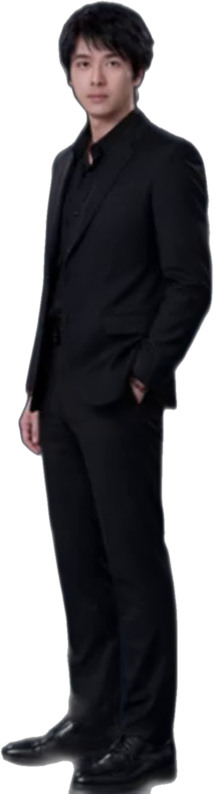
#> input picture video/assets/body_a45.png, 427 x 1588 px (shown at 1/2 size)
$ python extract_sheet.py assets/body_a45.png
#> lines starting #> are read from the running program, lines starting #| are printed output that depends on the picture
"""Pull the four full-body views out of the 潔米爸 character model sheet.

The sheet lays out 正面 / 側面 / 背面 / 45度角 across the top panel. Matting them
is awkward because the suit is near-black against a near-black navy card, so
rembg leaves the card showing through gaps between the legs and under the arms.

The fix is a colour key run after the matte: the card is navy (blue channel well
above red) while the suit is neutral (blue ≈ red), so `blue - red` separates them
cleanly where luminance alone cannot.
"""

import os

import numpy as np
from PIL import Image, ImageFilter
from rembg import remove, new_session

HERE = os.path.dirname(os.path.abspath(__file__))
ASSETS = os.path.join(HERE, "assets")

# Panel centres on the 1080-wide sheet, measured from the view labels.
VIEWS = [("front", 388), ("a45", 972), ("side", 585), ("back", 780)]
PANEL_HALF = 95
TOP, BOTTOM = 104, 640
UPSAMPLE = 3


# [87 lines left out: functions key_navy, close_holes, keep_wide_runs, clean, not called in this run]


def extract(sheet_path, out_dir=ASSETS):
#> called with sheet_path = 'assets/body_a45.png', out_dir = 'video/assets'
    im = Image.open(sheet_path).convert("RGB")
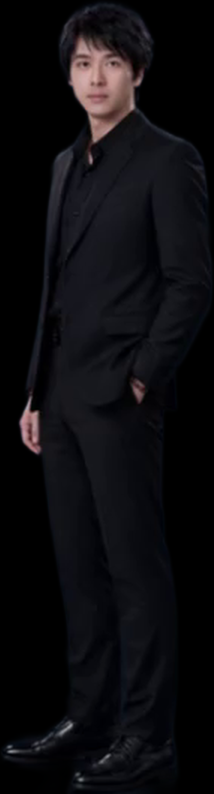
#> im: PIL image 427x1588 RGB (shown at 1/2 size); mean R, G, B 13.1, 12.3, 15.2
    # isnet-general-use, not u2net: on this sheet u2net swallows the navy card
    # between the ankles into the silhouette (gap opacity 209/255 vs isnet's 114),
    # and u2net_human_seg is worse still (254) — it fills the gap solid.
    session = new_session("isnet-general-use")
    made = {}
    for name, cx in VIEWS:
        panel = im.crop((cx - PANEL_HALF, TOP, cx + PANEL_HALF, BOTTOM))
        panel = panel.resize((panel.width * UPSAMPLE, panel.height * UPSAMPLE), Image.LANCZOS)
        # No alpha matting here: on a near-black suit against a near-black card
        # the matte's foreground estimation washes the edge out into a pale halo
        # that survives the key. A hard mask plus a light feather is cleaner.
        cut = remove(panel, session=session, alpha_matting=False)
        cut = clean(keep_wide_runs(close_holes(key_navy(cut), radius=1)))
        cut = cut.crop(cut.getbbox())
        path = os.path.join(out_dir, "body_%s.png" % name)
        cut.save(path)
        made[name] = cut.size
    return made


if __name__ == "__main__":
    import sys
    print(extract(sys.argv[1]))
#> (the call stopped at in extract, `session = new_session("isnet-general-use")`: rembg is not available in this run)

$ run again, on video/assets/body_front.png
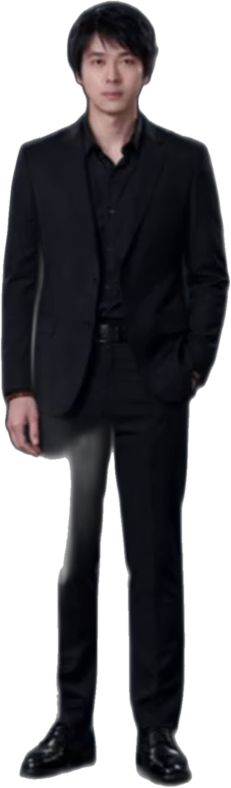
#> input picture video/assets/body_front.png, 462 x 1575 px (shown at 1/2 size)
#> in extract, `im = Image.open(sheet_path).convert("RGB")`:
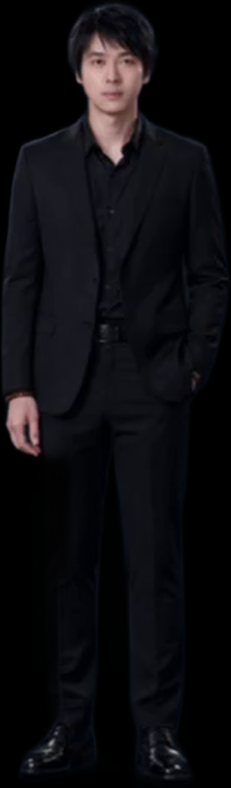
#> im: PIL image 462x1575 RGB (shown at 1/2 size); mean R, G, B 14.1, 13, 16.2

$ run again, on video/assets/body_side.png
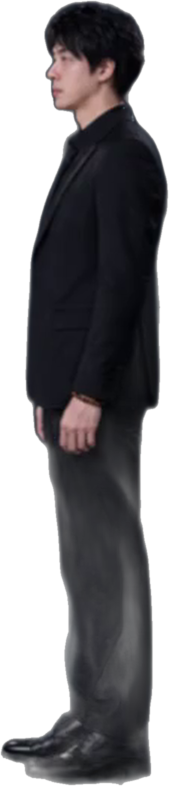
#> input picture video/assets/body_side.png, 338 x 1572 px (shown at 1/2 size)
#> in extract, `im = Image.open(sheet_path).convert("RGB")`:
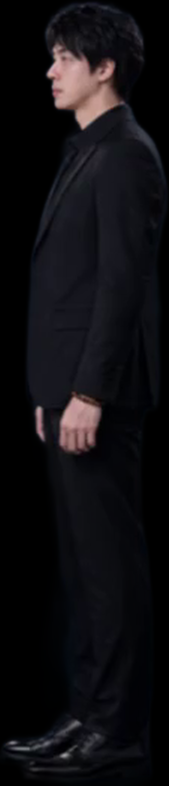
#> im: PIL image 338x1572 RGB (shown at 1/2 size); mean R, G, B 15.5, 14.2, 17.2

$ run again, on video/assets/g1.png
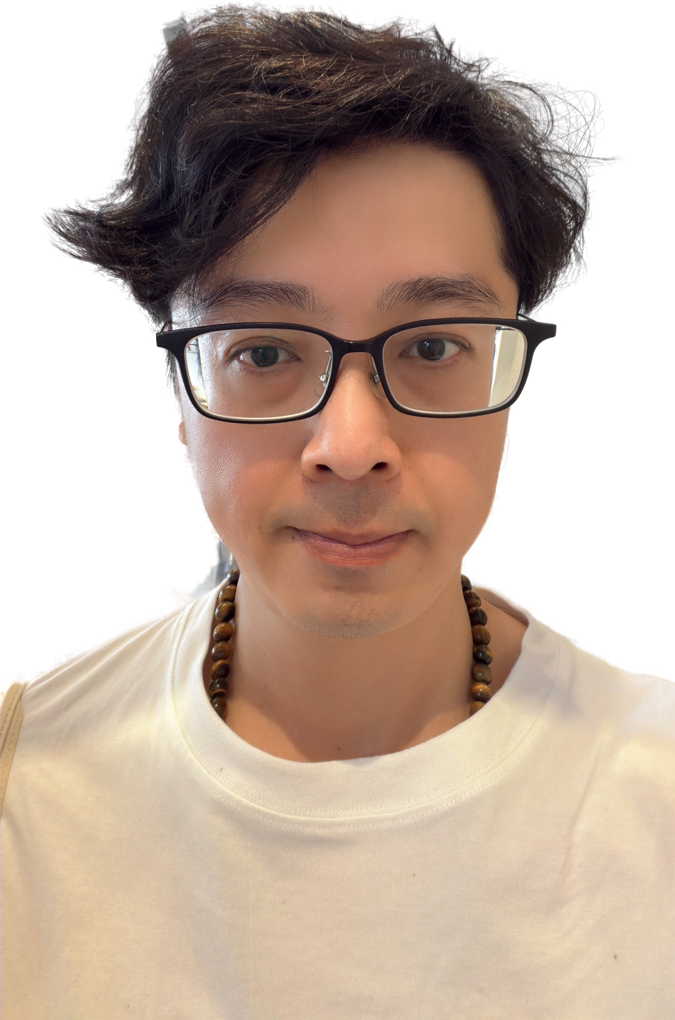
#> input picture video/assets/g1.png, 675 x 1020 px
#> in extract, `im = Image.open(sheet_path).convert("RGB")`:
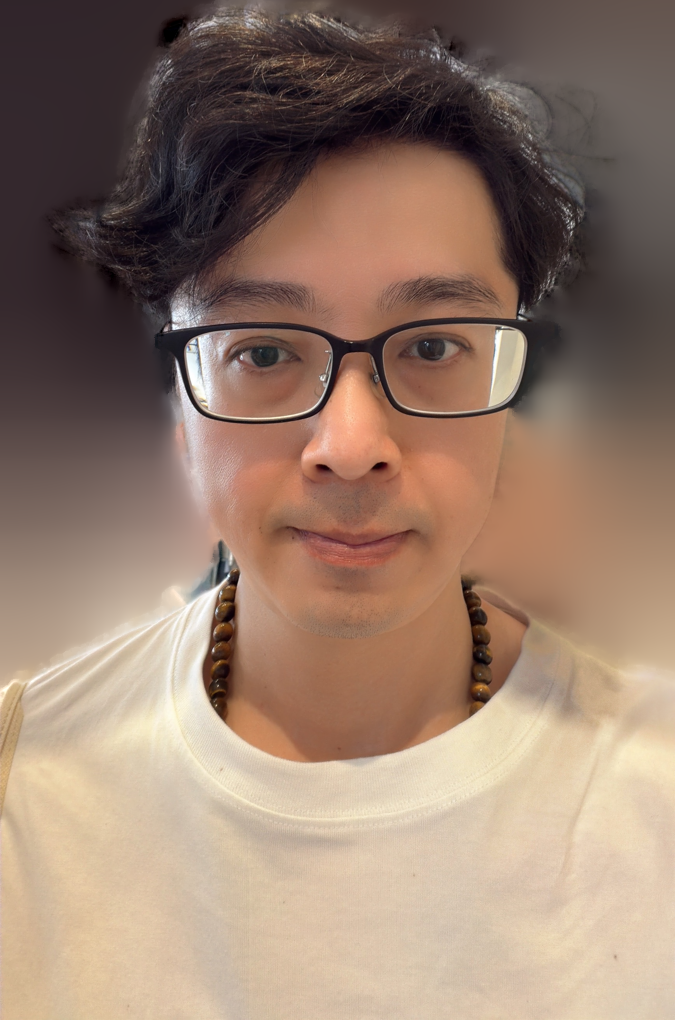
#> im: PIL image 675x1020 RGB; mean R, G, B 150.2, 125.1, 109.1
